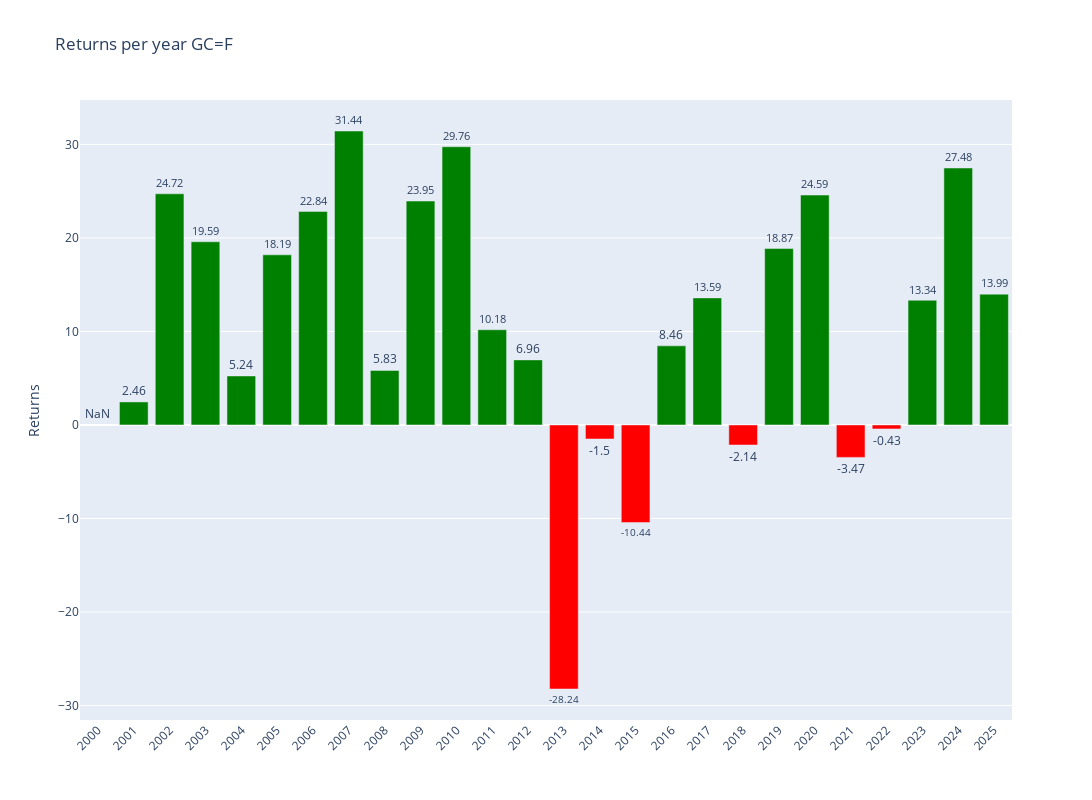

Here is the notebook cell this chart was saved with:
### Code cell
# Plotly
fig = make_subplots()

# Add colors
colors = ['green' if x >= 0 else 'red' for x in annual_data['Return']]

# Graph (1,1)
fig.add_trace(go.Bar(y=annual_data['Return'],x=annual_data['Return'].index,text=round(annual_data['Return'],2),textposition='outside',marker_color=colors,hoverinfo='skip'),row=1,col=1)

# Update xaxis properties
fig.update_yaxes(title_text="Returns", row=1, col=1)

fig.update_layout(xaxis=dict(tickvals=annual_data.index,tickangle=-45),height=800, width=1300,title=f"Returns per year {ticker}")

fig.show()

### Figure 1 — Plotly figure (JSON) as saved in the notebook; plotly's stock layout.template omitted (floating-point values rounded to 4 significant figures)
{"data": [{"hoverinfo": "skip", "marker": {"color": ["red", "green", "green", "green", "green", "green", "green", "green", "green", "green", "green", "green", "green", "red", "red", "red", "green", "green", "red", "green", "green", "red", "red", "green", "green", "green"]}, "text": [NaN, 2.46, 24.72, 19.59, 5.24, 18.19, 22.84, 31.44, 5.83, 23.95, 29.76, 10.18, 6.96, -28.24, -1.5, -10.44, 8.46, 13.59, -2.14, 18.87, 24.59, -3.47, -0.43, 13.34, 27.48, 13.99], "textposition": "outside", "type": "bar", "x": [2000, 2001, 2002, 2003, 2004, 2005, 2006, 2007, 2008, 2009, 2010, 2011, 2012, 2013, 2014, 2015, 2016, 2017, 2018, 2019, 2020, 2021, 2022, 2023, 2024, 2025], "xaxis": "x", "y": [NaN, 2.463, 24.72, 19.59, 5.244, 18.19, 22.84, 31.44, 5.833, 23.95, 29.76, 10.18, 6.961, -28.24, -1.498, -10.44, 8.46, 13.59, -2.143, 18.87, 24.59, -3.465, -0.4268, 13.34, 27.48, 13.99], "yaxis": "y"}], "layout": {"height": 800, "title": {"text": "Returns per year GC=F"}, "width": 1300, "xaxis": {"anchor": "y", "domain": [0, 1], "tickangle": -45, "tickvals": [2000, 2001, 2002, 2003, 2004, 2005, 2006, 2007, 2008, 2009, 2010, 2011, 2012, 2013, 2014, 2015, 2016, 2017, 2018, 2019, 2020, 2021, 2022, 2023, 2024, 2025]}, "yaxis": {"anchor": "x", "domain": [0, 1], "title": {"text": "Returns"}}}}
